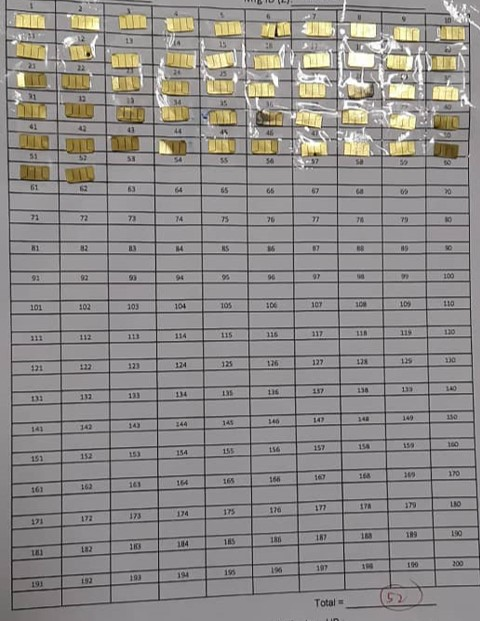
#> input picture dataset/train_data/train_images/1003.jpg, 480 x 621 px
$ jupyter execute cv2_techniques.ipynb   (older library calls are emulated)
#> lines starting #> are read from the running program, lines starting #| are printed output that depends on the picture; after the words box and inside, x2 and y2 are one past the last pixel; in counts of white or black regions, pixels touching at a corner belong together
[cell 1]
import cv2
import numpy as np
import matplotlib.pyplot as plt

image = cv2.cvtColor(cv2.imread('dataset/train_data/train_images/1003.jpg'), cv2.COLOR_BGR2RGB)

plt.figure(figsize = (15,15))
plt.imshow(image)

## Remove glare
Source code: http://www.amphident.de/en/blog/preprocessing-for-automatic-pattern-identification-in-wildlife-removing-glare.html

[cell 2]
h, s, v = cv2.split(cv2.cvtColor(image, cv2.COLOR_RGB2HSV)) # split into HSV components
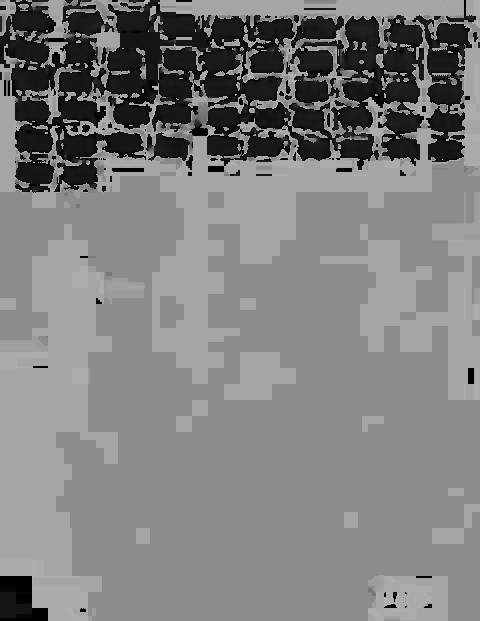
#> h: shape (621, 480); min 0, max 178, mean 126.3
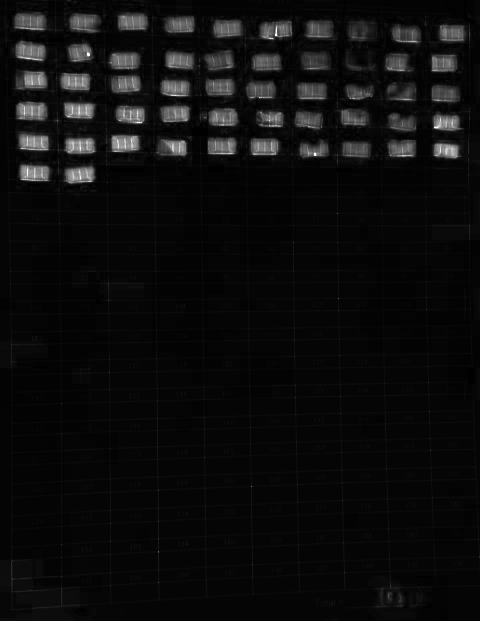
#> s: shape (621, 480); min 0, max 255, mean 13

def _imshow(I, theTitle=None):
    if len(I.shape) == 3:
        plt.imshow(I)
    else:
        if I.min() == 0 and I.max() == 1:
            plt.imshow(I, cmap="gray")
        else:
            plt.imshow(I, cmap="gray",vmin=0,vmax=255)
    plt.xticks([])
    plt.yticks([])
    if theTitle:
        plt.title(theTitle)

plt.figure(figsize = (15,15))
plt.subplot(2,2,1); _imshow(image, "Original")
plt.subplot(2,2,2); _imshow(h, "Hue")
plt.subplot(2,2,3); _imshow(s, "Saturation")
plt.subplot(2,2,4); _imshow(v, "Brightness")

[cell 3]
nonSat = s < 30 # Find all pixels that are not very saturated
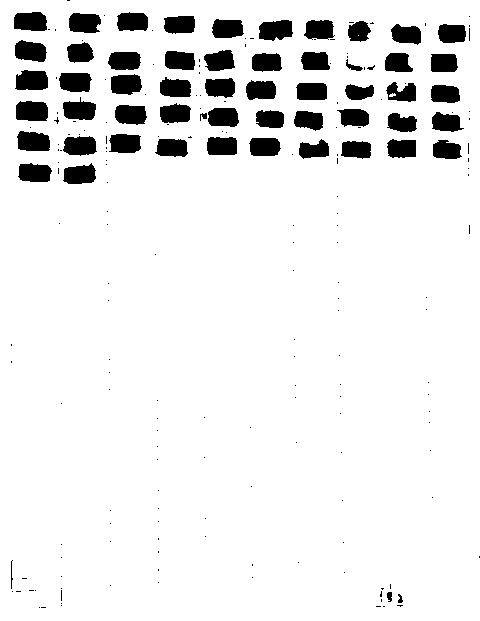
#> nonSat: shape (621, 480) bool; 91.4% white; 219 black regions (163 under 20 px), largest, box (x1, y1, x2, y2) and area: (16, 101, 48, 121) 582, (259, 20, 293, 41) 570, (15, 70, 48, 90) 570

# Slightly decrease the area of the non-satuared pixels by a erosion operation.
disk = cv2.getStructuringElement(cv2.MORPH_ELLIPSE,(3,3))
nonSat = cv2.erode(nonSat.astype(np.uint8), disk)
#> nonSat: shape (621, 480); values 0 (black) and 1 (white), 89.5% white; 181 black regions (115 under 20 px), largest, box (x1, y1, x2, y2) and area: (15, 100, 49, 122) 675, (14, 69, 49, 91) 667, (258, 19, 294, 42) 666

# Set all brightness values, where the pixels are still saturated to 0.
v2 = v.copy()
v2[nonSat == 0] = 0
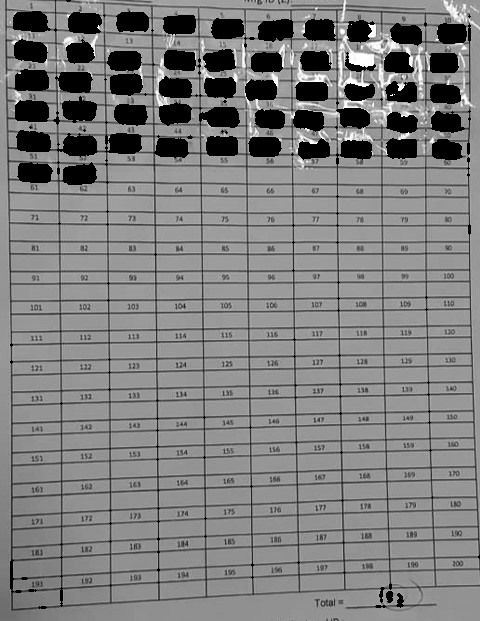
#> v2: shape (621, 480); min 0, max 255, mean 126.5

plt.figure(figsize = (15,15))
plt.subplot(2,2,1); _imshow(nonSat, "s > 30")
plt.subplot(2,2,2); _imshow(v, "Original Brightness")
plt.subplot(2,2,3); _imshow(v2, "Masked Brightness")

# An image can only contain glare, when its color is not saturated and it has a high brightness. Since light
# reflections are white, any pixel containing glare must have no saturation (since white has no color or saturation).

[cell 4]
plt.subplot(1,2,1); plt.hist(v2.flatten(), bins=50)  # draw the histogram of pixel brightnesses
plt.xlabel("Brightness value")
plt.ylabel("Frequency")
plt.title("Brightness histogram")

glare = v2 > 100 # filter out very bright pixels
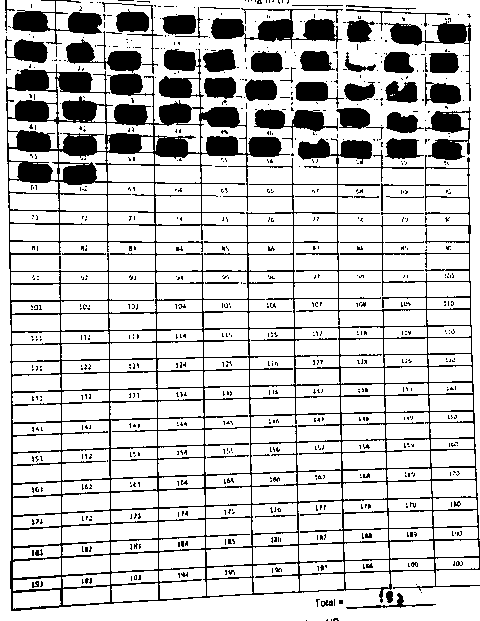
#> glare: shape (621, 480) bool; 79.1% white; 723 black regions (657 under 20 px), largest, box (x1, y1, x2, y2) and area: (6, 49, 480, 611) 37918, (211, 8, 342, 52) 2118, (12, 0, 102, 45) 1480
# Slightly increase the area for each pixel
glare = cv2.dilate(glare.astype(np.uint8), disk);
#> glare: shape (621, 480); values 0 (black) and 1 (white), 91.1% white; 535 black regions (480 under 20 px), largest, box (x1, y1, x2, y2) and area: (16, 101, 48, 121) 582, (15, 70, 48, 90) 573, (259, 20, 293, 41) 571
glare = cv2.dilate(glare.astype(np.uint8), disk);
#> glare: shape (621, 480); values 0 (black) and 1 (white), 92.9% white; 61 black regions (9 under 20 px), largest, box (x1, y1, x2, y2) and area: (17, 102, 47, 120) 493, (17, 71, 47, 89) 481, (260, 21, 292, 40) 479

plt.subplot(1,2,2); _imshow(glare);
plt.title("Glare mask")
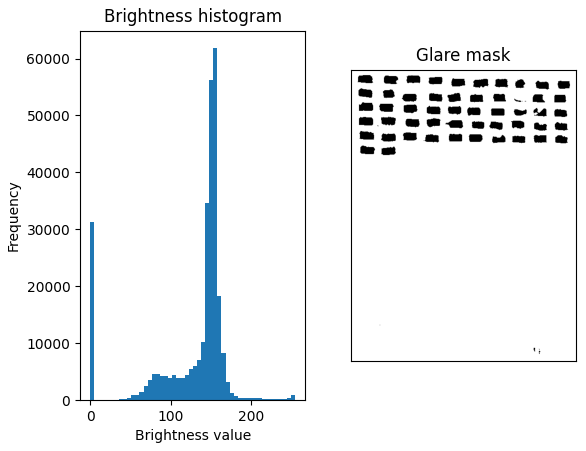
#> figure drawn by matplotlib, 2 panels; panel 1: tallest bar 61817 high, from x = 153 to 158.1

## Remove shadow
Source code: https://medium.com/arnekt-ai/shadow-removal-with-open-cv-71e030eadaf5

[cell 5]
def shadow_remove(img):
    rgb_planes = cv2.split(img)
    result_norm_planes = []
    for plane in rgb_planes:
        dilated_img = cv2.dilate(plane, np.ones((5,5), np.uint8))
        bg_img = cv2.medianBlur(dilated_img, 21)
        diff_img = 255 - cv2.absdiff(plane, bg_img)
        norm_img = cv2.normalize(diff_img, None, alpha=0, beta=255, norm_type=cv2.NORM_MINMAX, dtype=cv2.CV_8UC1)
        result_norm_planes.append(norm_img)
#> this loop made 3 passes
#> pass 1, in shadow_remove, `bg_img = cv2.medianBlur(dilated_img, 21)`:
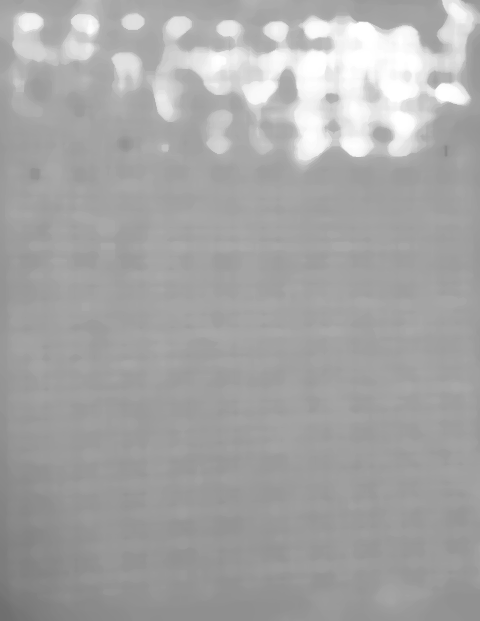
#> bg_img: shape (621, 480); min 111, max 255, mean 166.3
#> after the loop:
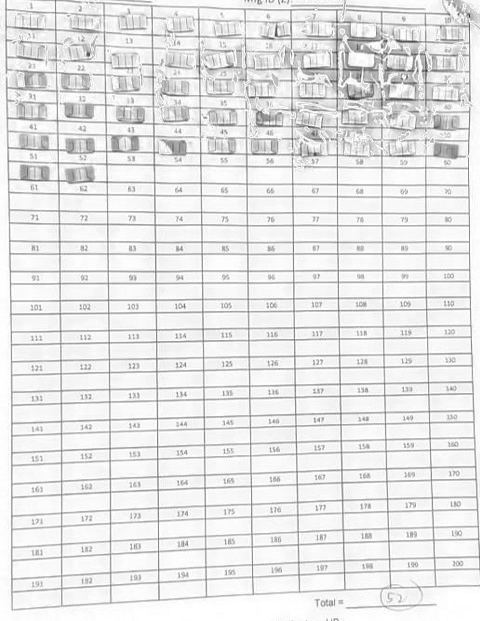
#> diff_img: shape (621, 480); min 37, max 255, mean 230.5
#> after the loop:
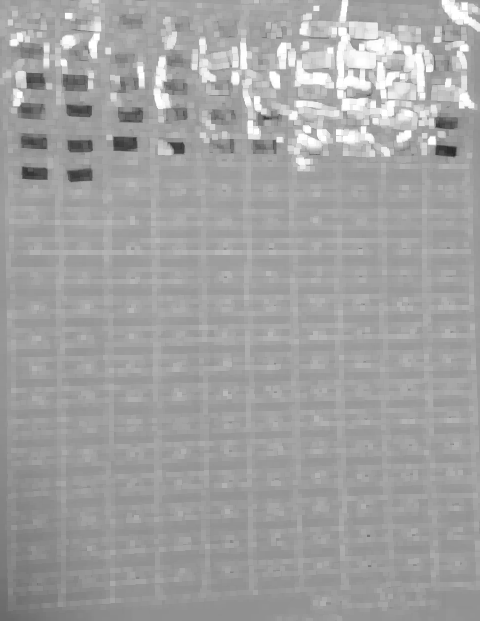
#> dilated_img: shape (621, 480); min 39, max 255, mean 162
#> after the loop, result_norm_planes = 3 items
    shadow_removed = cv2.merge(result_norm_planes)
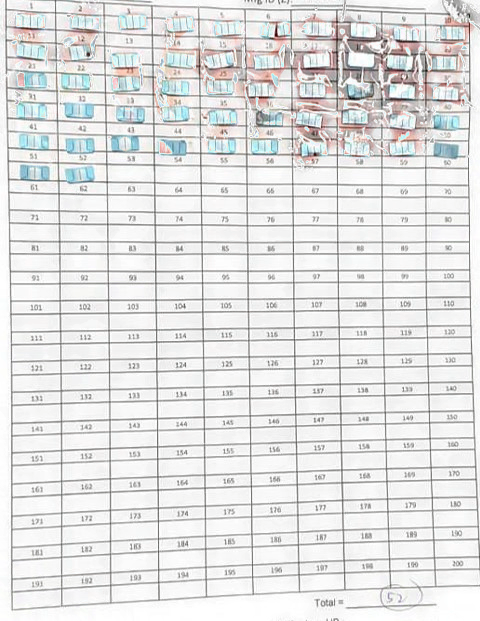
#> shadow_removed: shape (621, 480, 3); mean of channels 0, 1, 2 226.1, 226.5, 226.3; drawn as B, G, R
    return shadow_removed

shad = shadow_remove(image)
plt.figure(figsize = (15,15))
plt.imshow(shad)

$ run again, with dataset/train_data/train_images/1001.jpg copied over dataset/train_data/train_images/1003.jpg
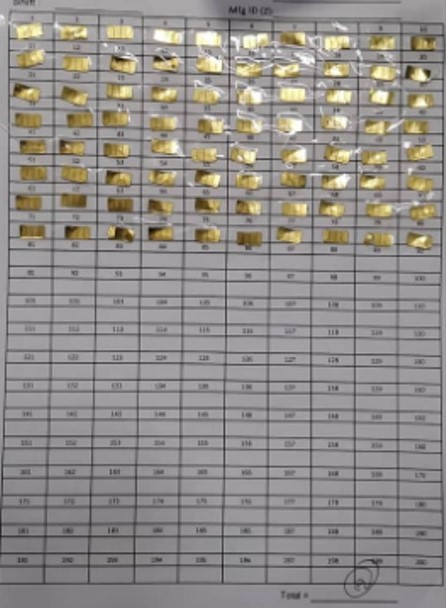
#> input picture dataset/train_data/train_images/1001.jpg, 446 x 608 px
#> v2: shape (608, 446); min 0, max 255, mean 121.8
#> the loop in shadow_remove, `for plane in rgb_planes:` made 3 passes
#> after the loop in shadow_remove, `for plane in rgb_planes:`:
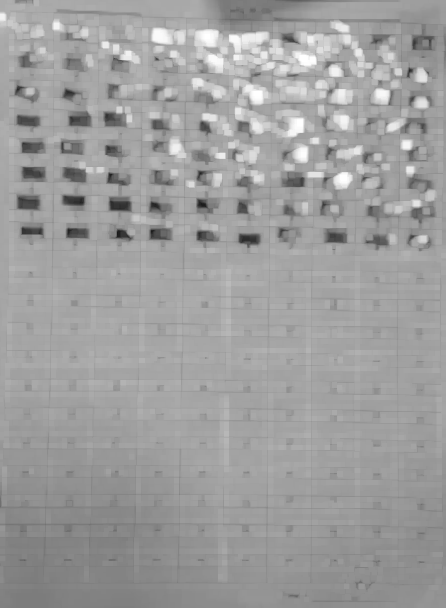
#> dilated_img: shape (608, 446); min 27, max 255, mean 158.3
#> after the loop in shadow_remove, `for plane in rgb_planes:`: result_norm_planes = 3 items
#> in shadow_remove, `shadow_removed = cv2.merge(result_norm_planes)`:
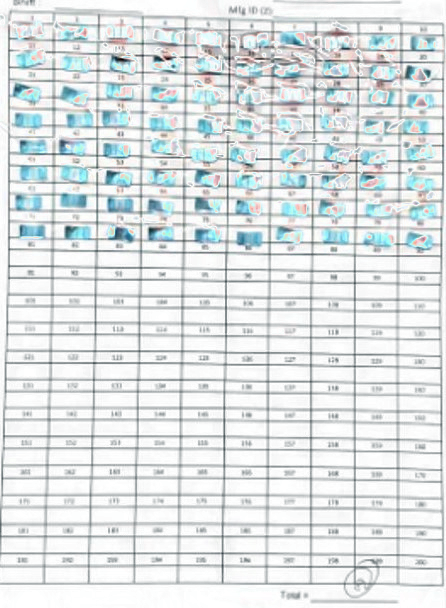
#> shadow_removed: shape (608, 446, 3); mean of channels 0, 1, 2 227.6, 226.7, 221.4; drawn as B, G, R

$ run again, with dataset/train_data/train_images/1002.jpg copied over dataset/train_data/train_images/1003.jpg
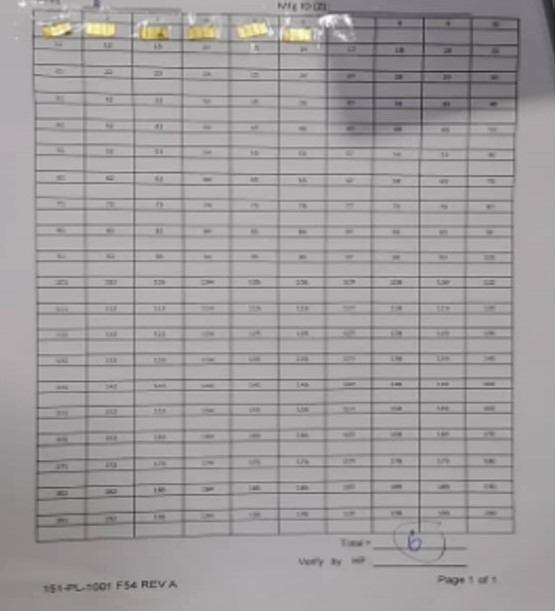
#> input picture dataset/train_data/train_images/1002.jpg, 555 x 611 px
#> v2: shape (611, 555); min 0, max 255, mean 156.9
#> the loop in shadow_remove, `for plane in rgb_planes:` made 3 passes
#> pass 1, in shadow_remove, `norm_img = cv2.normalize(diff_img, None, alpha=0, beta=255, norm_type=..`:
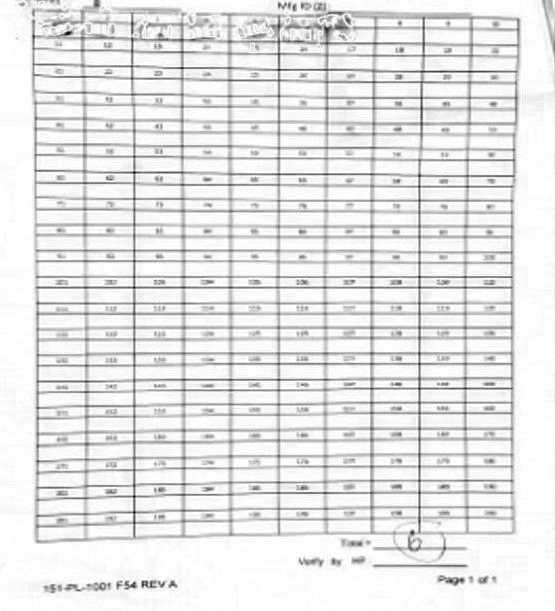
#> norm_img: shape (611, 555); min 0, max 255, mean 229.8
#> after the loop in shadow_remove, `for plane in rgb_planes:`: result_norm_planes = 3 items
